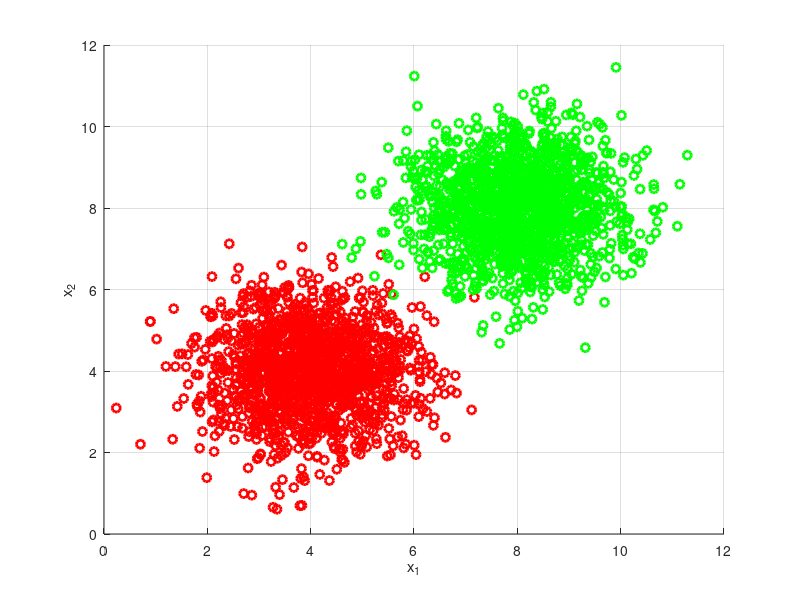

Here is the MATLAB script that generated this plot: (Note: this script raises an error after producing the figure.)
% Set the centers MU1 and MU2 for the two probability density functions.
MU1 = [4 4]';
MU2 = [8 8]';

% Set the common covariance matrix for the two probability density
% functions.
SIGMA = eye(2);

% Set the number of points to be sampled from each distribution.
N = 1500;

% Initialize the random seed for the normal random generator.
rng(0);

% Generate samples for both classes.
C1 = mvnrnd(MU1,SIGMA,N);
C2 = mvnrnd(MU2,SIGMA,N);

% Plot the data samples from both distributions.
figure('Name','Data Distribution');
hold on
plot(C1(:,1),C1(:,2),'or','LineWidth',2);
plot(C2(:,1),C2(:,2),'og','LineWidth',2);
grid on
xlabel('x_1');
ylabel('x_2');

% Compute the [2x2] matrices R1 and R2 which are of the following form:
%      |x11_min x11_max|          |x21_min x22_max|
% R1 = |x12_min x12_max| and R2 = |x22_min x22_max|
R1 = minmax(C1');
R2 = minmax(C2');

% Plot the two-dimensional probabibility denstity functions.
PlotTwoDimensionalGaussians(R1,R2,MU1,MU2,SIGMA,SIGMA);

% Set the minimum and maximum values for the p parameter of the covariance
% matrix.
p_min = -1;
p_max = 1;
% Set the step parameter for the parameter p.
dp = 0.05;
% Set the range of the parameter p.
p_range = p_min:dp:p_max;

% Initialize Figure.
figure('Name','Capture P Ranging');

for p = p_range
    clf
    axis equal
    % Set the covariance matrix for both classes.
    SIGMA = [1 p;p 1];
    % Generate samples for both classes.
    C1 = mvnrnd(MU1,SIGMA,N);
    C2 = mvnrnd(MU2,SIGMA,N);
    % Plot the data samples from both distributions.
    hold on
    plot(C1(:,1),C1(:,2),'or','LineWidth',2);
    plot(C2(:,1),C2(:,2),'og','LineWidth',2);
    grid on
    xlabel('x_1');
    ylabel('x_2');
    % Pause for a little.
    pause(0.1);
end
